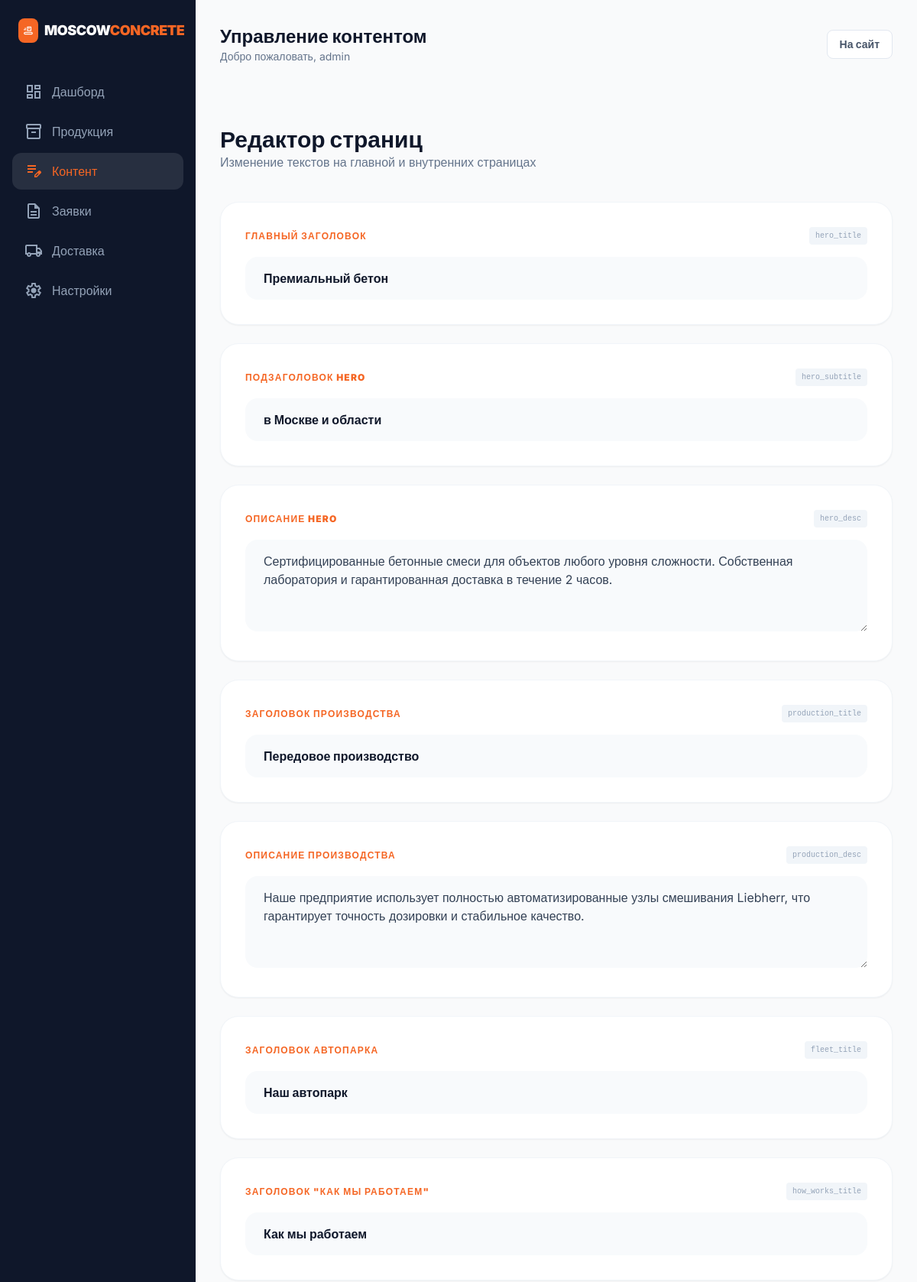
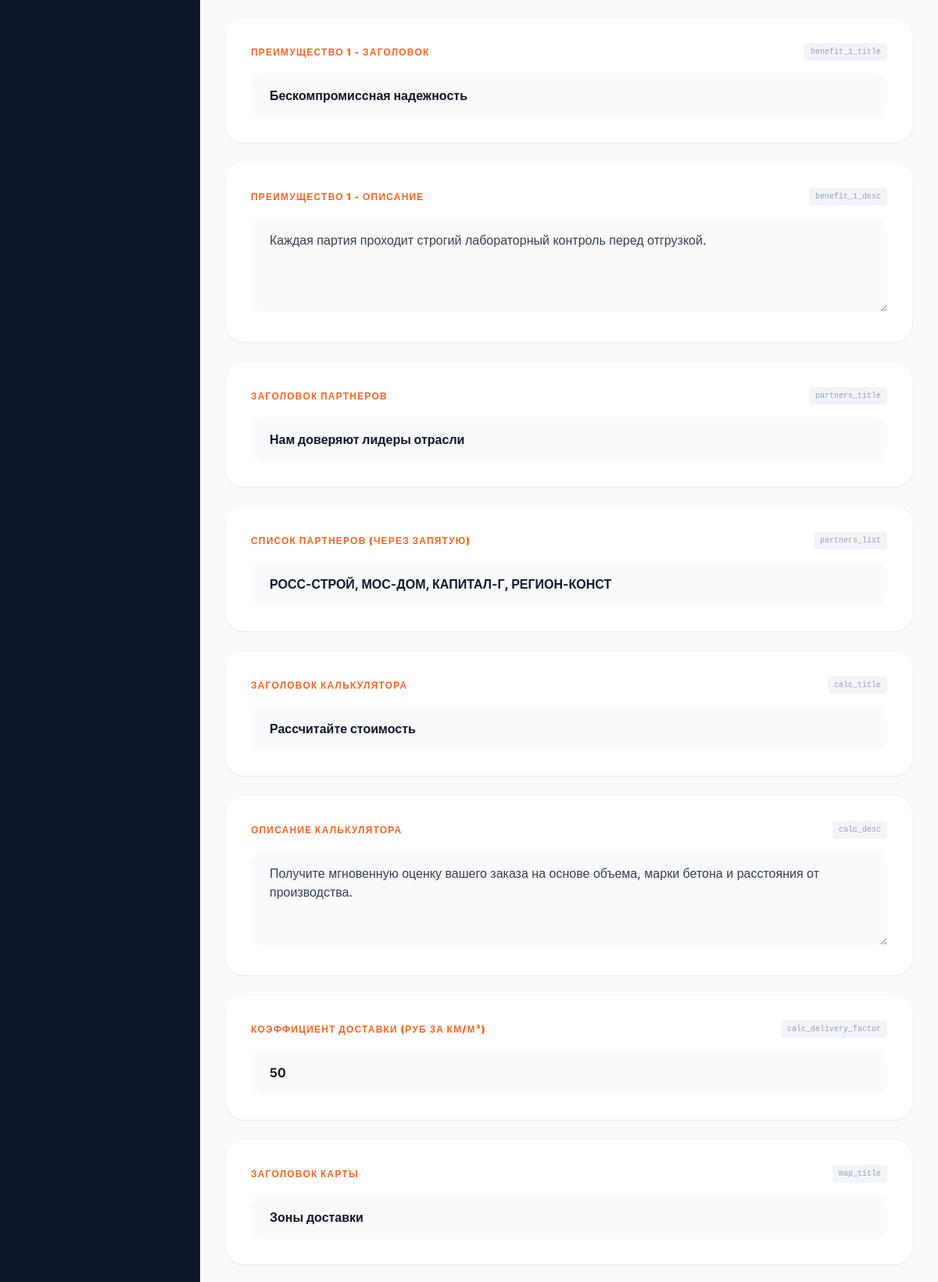
The page /admin/content.php (signed in, upper part) on the database its author committed (2 pictures, top to bottom).
### tables this page shows
CREATE TABLE content_blocks (
        block_id TEXT PRIMARY KEY,
        block_content TEXT,
        block_title TEXT
    );

### includes/config.php (called while the page is built, shortened)
<?php
$db_file = getenv('DB_PATH') ?: (__DIR__ . '/../database.sqlite');
try {
    $pdo = new PDO("sqlite:$db_file");
    $pdo->setAttribute(PDO::ATTR_ERRMODE, PDO::ERRMODE_EXCEPTION);
    $pdo->setAttribute(PDO::ATTR_DEFAULT_FETCH_MODE, PDO::FETCH_ASSOC);
    $pdo->exec("CREATE TABLE IF NOT EXISTS users (
        id INTEGER PRIMARY KEY AUTOINCREMENT,
        username TEXT UNIQUE,
        password TEXT
    )");
    $pdo->exec("CREATE TABLE IF NOT EXISTS site_settings (
        key TEXT PRIMARY KEY,
        value TEXT
    )");
    $pdo->exec("CREATE TABLE IF NOT EXISTS leads (
        id INTEGER PRIMARY KEY AUTOINCREMENT,
        name TEXT,
        phone TEXT,
        type TEXT DEFAULT 'Запрос',
        message TEXT,
        address TEXT,
        status TEXT DEFAULT 'Новый',
        created_at DATETIME DEFAULT CURRENT_TIMESTAMP
    )");
    try {
        $pdo->exec("ALTER TABLE leads ADD COLUMN address TEXT");
    } catch (Exception $e) {}
    $pdo->exec("CREATE TABLE IF NOT EXISTS delivery_rates (
        id INTEGER PRIMARY KEY AUTOINCREMENT,
        range_text TEXT,
        price_small TEXT,
        price_medium TEXT,
        price_large TEXT
    )");
    $pdo->exec("CREATE TABLE IF NOT EXISTS products (
        id INTEGER PRIMARY KEY AUTOINCREMENT,
        name TEXT,
        category TEXT,
        price REAL,
        unit TEXT,
        description TEXT,
        image_url TEXT,
        strength_class TEXT
    )");
    $pdo->exec("CREATE TABLE IF NOT EXISTS content_blocks (
        block_id TEXT PRIMARY KEY,
        block_content TEXT,
        block_title TEXT
    )");
    $content_raw = $pdo->query("SELECT * FROM content_blocks")->fetchAll();
} catch (PDOException $e) {
    die("Database connection failed: " . $e->getMessage());
}

### admin/content.php (the view, shortened to what this page needs)
<?php
require_once '../includes/config.php';
include 'includes/header.php';
$all_blocks = $pdo->query("SELECT * FROM content_blocks")->fetchAll();
?>
<div class="max-w-6xl mx-auto py-10">
    <div class="flex items-center justify-between mb-10">
        <div>
            <h1 class="text-3xl font-black text-slate-900">Редактор страниц</h1>
            <p class="text-slate-500">Изменение текстов на главной и внутренних страницах</p>
        </div>
    </div>
    <form method="POST" class="space-y-6">
        <div class="grid grid-cols-1 gap-6">
            <?php foreach ($all_blocks as $block): ?>
            <div class="bg-white p-8 rounded-3xl border border-slate-100 shadow-sm">
                <div class="flex justify-between items-center mb-4">
                    <label class="text-xs font-black text-primary uppercase tracking-widest"><?php echo htmlspecialchars($block['block_title']); ?></label>
                    <code class="text-[10px] bg-slate-100 px-2 py-1 rounded text-slate-400"><?php echo htmlspecialchars($block['block_id']); ?></code>
                </div>
                <?php if (str_contains($block['block_id'], 'desc') || str_contains($block['block_id'], 'json')): ?>
                    <textarea name="block_content[]" class="w-full bg-slate-50 border-0 rounded-2xl px-6 py-4 focus:ring-2 focus:ring-primary/20 outline-none min-h-[120px] font-inter text-slate-700"><?php echo htmlspecialchars($block['block_content']); ?></textarea>
                <?php else: ?>
                    <input type="text" name="block_content[]" value="<?php echo htmlspecialchars($block['block_content']); ?>" class="w-full bg-slate-50 border-0 rounded-2xl px-6 py-4 focus:ring-2 focus:ring-primary/20 outline-none font-bold text-slate-900"/>
                <?php endif; ?>
            </div>
            <?php endforeach; ?>
        </div>
    </form>
</div>
<?php include 'includes/footer.php'; ?>

### admin/includes/header.php (style rules this page uses)
body { font-family: 'Inter', sans-serif; }

### rows shown on the page
content_blocks: block_title "ГЛАВНЫЙ ЗАГОЛОВОК", block_id "hero_title", block_content "Премиальный бетон"
content_blocks: block_title "ПОДЗАГОЛОВОК HERO", block_id "hero_subtitle", block_content "в Москве и области"
content_blocks: block_title "ОПИСАНИЕ HERO", block_id "hero_desc", block_content "Сертифицированные бетонные смеси для объектов любого уровня сложности. Собственная лаборатория и гарантированная доставка в течение 2 часов."
content_blocks: block_title "ЗАГОЛОВОК ПРОИЗВОДСТВА", block_id "production_title", block_content "Передовое производство"
content_blocks: block_title "ОПИСАНИЕ ПРОИЗВОДСТВА", block_id "production_desc", block_content "Наше предприятие использует полностью автоматизированные узлы смешивания Liebherr, что гарантирует точность дозировки и стабильное качество."
content_blocks: block_title "ЗАГОЛОВОК АВТОПАРКА", block_id "fleet_title", block_content "Наш автопарк"
content_blocks: block_title "ЗАГОЛОВОК \"КАК МЫ РАБОТАЕМ\"", block_id "how_works_title", block_content "Как мы работаем"
content_blocks: block_title "ПРЕИМУЩЕСТВО 1 - ЗАГОЛОВОК", block_id "benefit_1_title", block_content "Бескомпромиссная надежность"
content_blocks: block_title "ПРЕИМУЩЕСТВО 1 - ОПИСАНИЕ", block_id "benefit_1_desc", block_content "Каждая партия проходит строгий лабораторный контроль перед отгрузкой."
content_blocks: block_title "ЗАГОЛОВОК ПАРТНЕРОВ", block_id "partners_title", block_content "Нам доверяют лидеры отрасли"
content_blocks: block_title "СПИСОК ПАРТНЕРОВ (ЧЕРЕЗ ЗАПЯТУЮ)", block_id "partners_list", block_content "РОСС-СТРОЙ, МОС-ДОМ, КАПИТАЛ-Г, РЕГИОН-КОНСТ"
content_blocks: block_title "ЗАГОЛОВОК КАЛЬКУЛЯТОРА", block_id "calc_title", block_content "Рассчитайте стоимость"
content_blocks: block_title "ОПИСАНИЕ КАЛЬКУЛЯТОРА", block_id "calc_desc", block_content "Получите мгновенную оценку вашего заказа на основе объема, марки бетона и расстояния от производства."
content_blocks: block_title "КОЭФФИЦИЕНТ ДОСТАВКИ (РУБ ЗА КМ/М³)", block_id "calc_delivery_factor", block_content "50"
content_blocks: block_title "ЗАГОЛОВОК КАРТЫ", block_id "map_title", block_content "Зоны доставки"

### other values the page prints
$title "Управление контентом"
$_SESSION['admin_user'] "admin"
